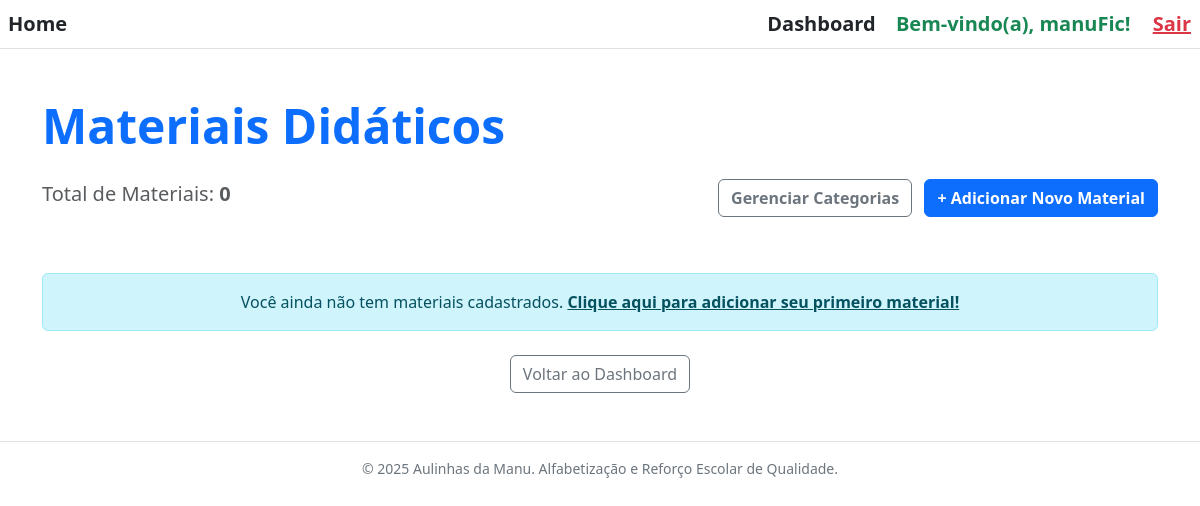
Before: /materiais/ (signed in) with the older database file.
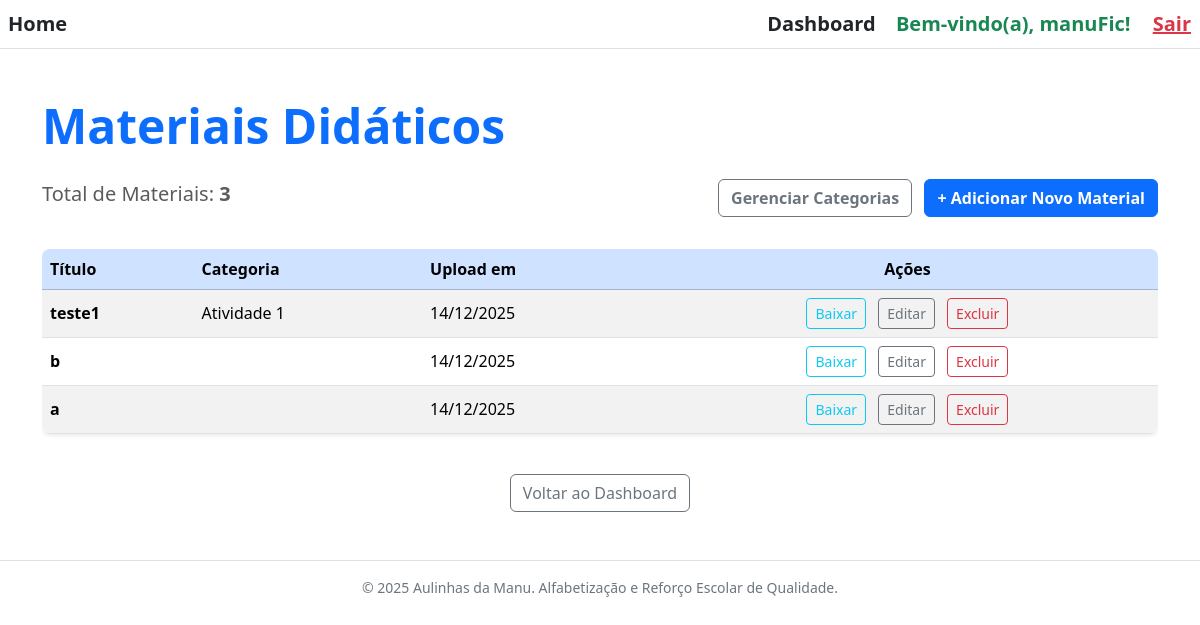
After: the same page with the newer database file.
### materiais/models.py (models this page shows, shortened)
class Material(models.Model):
    ID_Material = models.AutoField(primary_key=True)
    Titulo = models.CharField(max_length=150)
    Descricao = models.TextField(blank=True)
    Arquivo = models.FileField(upload_to='materiais_didaticos/')
    professor = models.ForeignKey(
        settings.AUTH_USER_MODEL,
        on_delete=models.CASCADE,
        related_name='materiais_didaticos'
    )
    data_upload = models.DateTimeField(auto_now_add=True)
    categoria = models.ForeignKey(
        Categoria,
        on_delete=models.SET_NULL, # 👈 ALTERADO: Mudar para SET_NULL
        related_name='materiais_classificados',
        null=True, # 👈 NOVO: Permite valor NULL no banco de dados
        blank=True # 👈 NOVO: Permite que seja vazio no formulário
    )

class Categoria(models.Model):
    ID_Categoria = models.AutoField(primary_key=True)
    Nome = models.CharField(max_length=50, unique=True)

### materiais/views.py (the view)
# urls.py: path('', MaterialListView.as_view(), name='lista_materiais'),
class MaterialListView(LoginRequiredMixin, ListView):
    model = Material
    context_object_name = 'materiais'
    template_name = 'materiais/material_lista.html'
    def get_queryset(self):
        return Material.objects.filter(professor=self.request.user).order_by('-data_upload', 'Titulo')

### materiais/templates/materiais/material_lista.html (shortened to what this page needs)
{% extends 'base.html' %}
{% load static %}
{% block content %}
<div class="container my-5">
    <h1 class="display-5 fw-bold text-primary mb-4">
        Materiais Didáticos
    </h1>
    <div class="d-flex justify-content-between mb-4">
        <p class="lead text-muted">Total de Materiais: <span class="fw-bold">{{ materiais.count }}</span></p>
        <div>
            <a href="{% url 'materiais:lista_categorias' %}" class="btn btn-outline-secondary me-2 fw-bold">
                 Gerenciar Categorias
            </a>
            <a href="{% url 'materiais:criar_material' %}" class="btn btn-primary fw-bold">
                + Adicionar Novo Material
            </a>
        </div>
    </div>
    {% if materiais %}
        <div class="table-responsive">
            <table class="table table-striped table-hover align-middle shadow-sm rounded-3 overflow-hidden">
                <thead class="table-primary">
                    <tr>
                        <th scope="col">Título</th>
                        <th scope="col">Categoria</th>
                        <th scope="col">Upload em</th>
                        <th scope="col" class="text-center">Ações</th>
                    </tr>
                </thead>
                <tbody>
                    {% for material in materiais %}
                    <tr>
                        <td class="fw-bold">{{ material.Titulo }}</td>
                        <td>{{ material.categoria.Nome }}</td>
                        <td>{{ material.data_upload|date:"d/m/Y" }}</td>
                        <td class="text-center">
                            {% if material.Arquivo %}
                                <a href="{{ material.Arquivo.url }}" target="_blank" class="btn btn-sm btn-outline-info me-2" title="Baixar Arquivo">
                                     Baixar
                                </a>
                            {% endif %}
                            <a href="{% url 'materiais:editar_material' pk=material.pk %}" class="btn btn-sm btn-outline-secondary me-2" title="Editar Material">
                                Editar
                            </a>
                            <a href="{% url 'materiais:deletar_material' pk=material.pk %}" class="btn btn-sm btn-outline-danger" title="Excluir Material" onclick="return confirm('Tem certeza que deseja excluir este material? Esta ação não pode ser desfeita.');">
                                Excluir
                            </a>
                        </td>
                    </tr>
                    {% endfor %}
                </tbody>
            </table>
        </div>
    {% else %}
        <div class="alert alert-info text-center mt-5" role="alert">
            Você ainda não tem materiais cadastrados. <a href="{% url 'materiais:criar_material' %}" class="alert-link fw-bold">Clique aqui para adicionar seu primeiro material!</a>
        </div>
    {% endif %}
    <div class="mt-4 text-center">
        <a href="{% url 'principal:dashboard' %}" class="btn btn-outline-secondary">Voltar ao Dashboard</a>
    </div>
</div>
{% endblock %}

Changed rows visible on the page:
added Material: Titulo "teste1", categoria.Nome "Atividade 1", data_upload "14/12/2025"
added Material: Titulo "b", data_upload "14/12/2025"
added Material: Titulo "a", data_upload "14/12/2025"
Other visible differences:
{{ materiais.count }}: "0" → "3"
text no longer shown: "Você ainda não tem materiais cadastrados. Clique aqui para adicionar seu primeiro material!"
text now shown: "Título Categoria Upload em Ações"
